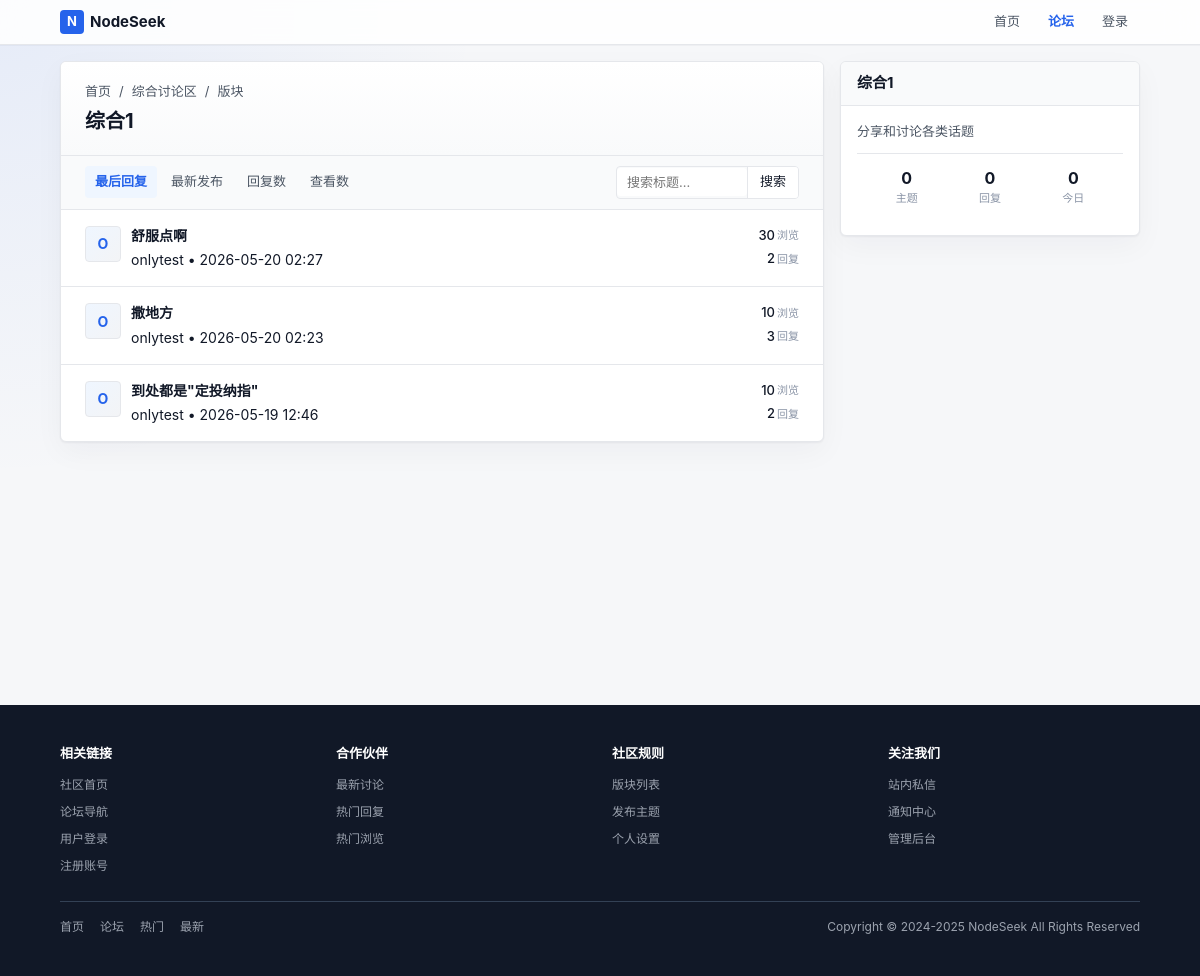
The app's page /index.php?c=forum&a=index&fid=4 with its own data.
### tables this page shows
CREATE TABLE next_forum (
        fid INTEGER PRIMARY KEY AUTOINCREMENT,
        up_fid INTEGER NOT NULL DEFAULT 0,
        name VARCHAR(50) NOT NULL DEFAULT '',
        status INTEGER NOT NULL DEFAULT 0,
        sort_order INTEGER NOT NULL DEFAULT 0,
        thread_num INTEGER NOT NULL DEFAULT 0,
        reply_num INTEGER NOT NULL DEFAULT 0,
        today_num INTEGER NOT NULL DEFAULT 0,
        today_time INTEGER NOT NULL DEFAULT 0,
        last_tid INTEGER NOT NULL DEFAULT 0,
        json_data TEXT NOT NULL
    );

CREATE TABLE next_thread (
        tid INTEGER PRIMARY KEY AUTOINCREMENT,
        fid INTEGER NOT NULL DEFAULT 0,
        pid INTEGER NOT NULL DEFAULT 0,
        typeid INTEGER NOT NULL DEFAULT 0,
        read_perm INTEGER NOT NULL DEFAULT 0,
        uid INTEGER NOT NULL DEFAULT 0,
        pm_uid INTEGER NOT NULL DEFAULT 0,
        subject VARCHAR(255) NOT NULL DEFAULT '',
        hash VARCHAR(255) NOT NULL DEFAULT '',
        dateline INTEGER NOT NULL DEFAULT 0,
        sort_order INTEGER NOT NULL DEFAULT 0,
        highlight INTEGER NOT NULL DEFAULT 0,
        digest INTEGER NOT NULL DEFAULT 0,
        closed INTEGER NOT NULL DEFAULT 0,
        reply_time INTEGER NOT NULL DEFAULT 0,
        reply_uid INTEGER NOT NULL DEFAULT 0,
        reply_num INTEGER NOT NULL DEFAULT 0,
        view_num INTEGER NOT NULL DEFAULT 0,
        fav_num INTEGER NOT NULL DEFAULT 0,
        log_num INTEGER NOT NULL DEFAULT 0
    );

CREATE TABLE next_member (
        uid INTEGER PRIMARY KEY AUTOINCREMENT,
        username VARCHAR(50) NOT NULL DEFAULT '',
        gid INTEGER NOT NULL DEFAULT 0,
        avatar INTEGER NOT NULL DEFAULT 0,
        password VARCHAR(255) NOT NULL DEFAULT '',
        auth_secret VARCHAR(50) NOT NULL DEFAULT '',
        auth_enabled INTEGER NOT NULL DEFAULT 0,
        notify_num INTEGER NOT NULL DEFAULT 0,
        credit INTEGER NOT NULL DEFAULT 0,
        reg_ip VARCHAR(50) NOT NULL DEFAULT '',
        reg_date INTEGER NOT NULL DEFAULT 0,
        last_ip VARCHAR(50) NOT NULL DEFAULT '',
        last_visit INTEGER NOT NULL DEFAULT 0,
        reply_time INTEGER NOT NULL DEFAULT 0,
        reply_num INTEGER NOT NULL DEFAULT 0,
        thread_num INTEGER NOT NULL DEFAULT 0,
        fav_num INTEGER NOT NULL DEFAULT 0,
        inbox_num INTEGER NOT NULL DEFAULT 0,
        outbox_num INTEGER NOT NULL DEFAULT 0,
        log_num INTEGER NOT NULL DEFAULT 0,
        email VARCHAR(80) NOT NULL DEFAULT '',
        email_status INTEGER NOT NULL DEFAULT 0,
        signin_time INTEGER NOT NULL DEFAULT 0,
        invisible INTEGER NOT NULL DEFAULT 0,
        timeoffset VARCHAR(10) NOT NULL DEFAULT '',
        search_time INTEGER NOT NULL DEFAULT 0,
        status INTEGER NOT NULL DEFAULT 0
    , json_data TEXT DEFAULT '{}');

### controllers/ForumController.php (called while the page is built, shortened)
<?php
class ForumController {
    public static function index(int $fid = 0): void {
        $forum = ForumModel::get($fid);
        if (!empty($forum['up_fid'])) {
            $parentForum = ForumModel::get($forum['up_fid']);
        }
        $page = isset($_GET['page']) ? (int)$_GET['page'] : 1;
        $order = isset($_GET['order']) ? $_GET['order'] : 'reply_time';
        $keyword = isset($_GET['keyword']) ? trim($_GET['keyword']) : '';
        $threads = ThreadModel::getThreads($fid, $page, $order, $keyword);
        if (!empty($threads)) {
            $uids = array_unique(array_column($threads, 'uid'));
            $users = MemberModel::getMembersByUids($uids);
        }
        Template::display('forum/index');
    }
}
?>

### index.php (called while the page is built, shortened)
<?php
require ROOT_PATH . '/lib/Autoloader.php';
$controller = isset($_GET['c']) ? $_GET['c'] : 'home';
$action = isset($_GET['a']) ? $_GET['a'] : 'index';
$controllerClass = 'Controllers\\' . ucfirst($controller) . 'Controller';
$params = [];
if (isset($_GET['fid'])) $params[] = (int)$_GET['fid'];
call_user_func_array([$controllerClass, $action], $params);
?>

### config/database.php (called while the page is built)
<?php
return [
    'default' => 'sqlite',
    'connections' => [
        'sqlite' => [
            'driver' => 'sqlite',
            'database' => ROOT_PATH . '/database/forum.db',
        ],
    ],
];

### lib/Database.php (called while the page is built, shortened)
<?php
class Database {
    private static ?Database $instance = null;
    private ?array $config = null;
    private function __construct() {
        $this->config = require ROOT_PATH . '/config/database.php';
    }
    public static function getInstance(): Database {
        if (self::$instance === null) {
            self::$instance = new self();
        }
        return self::$instance;
    }
    private function connect(): void {
        $default = $this->config['default'];
        $connection = $this->config['connections'][$default];
        if ($connection['driver'] === 'sqlite') {
            $this->connection = new PDO('sqlite:' . $connection['database']);
        }
    }
    private static function getConnection(): PDO {
        return self::getInstance()->connection;
    }
    public static function query(string $sql, array $params = []): PDOStatement {
        $stmt = self::getConnection()->prepare($sql);
        $stmt->execute($params);
        return $stmt;
    }
    public static function fetch(string $sql, array $params = []): ?array {
        $stmt = self::query($sql, $params);
        return $stmt->fetch(PDO::FETCH_ASSOC) ?: null;
    }
    public static function fetchAll(string $sql, array $params = []): array {
        $stmt = self::query($sql, $params);
        return $stmt->fetchAll(PDO::FETCH_ASSOC);
    }
}
?>

### models/ForumModel.php (called while the page is built, shortened)
<?php
class ForumModel {
    public static function get(int $fid): ?array {
        return Database::fetch("SELECT * FROM " . self::TABLE . " WHERE fid = ?", [$fid]);
    }
}
?>

### models/ThreadModel.php (called while the page is built, shortened)
<?php
class ThreadModel {
    public static function getThreads(int $fid, int $page = 1, string $order = 'reply_time', string $keyword = ''): array {
        $offset = ($page - 1) * 20;
        $orderMap = [
            'reply_time' => 'reply_time DESC',
            'dateline' => 'dateline DESC',
            'reply_num' => 'reply_num DESC',
            'view_num' => 'view_num DESC'
        ];
        $orderBy = isset($orderMap[$order]) ? $orderMap[$order] : 'reply_time DESC';
        return Database::fetchAll("SELECT * FROM " . self::TABLE . " WHERE fid = :fid ORDER BY $orderBy LIMIT 20 OFFSET :offset", ['fid' => $fid, 'offset' => $offset]);
    }
}
?>

### lib/Autoloader.php (called while the page is built, shortened)
<?php
class Autoloader {
    public static function load(string $class): void {
        [$namespace, $className] = explode('\\', $class, 2);
        $pathMap = [
            'Lib' => ROOT_PATH . '/lib/',
            'Models' => ROOT_PATH . '/models/',
            'Controllers' => ROOT_PATH . '/controllers/',
        ];
        if (isset($pathMap[$namespace])) {
            $path = $pathMap[$namespace] . $className . '.php';
        }
    }
}
?>

### models/MemberModel.php (called while the page is built, shortened)
<?php
class MemberModel {
    public static function getMembersByUids(array $uids): array {
        $uids = array_values(array_filter(array_unique($uids)));
        $placeholders = implode(',', array_fill(0, count($uids), '?'));
        $sql = "SELECT uid, username, avatar FROM " . self::TABLE . " WHERE uid IN ($placeholders)";
        $members = Database::fetchAll($sql, $uids);
        $result = [];
        foreach ($members as $member) {
            $result[$member['uid']] = $member;
        }
        return $result;
    }
}
?>

### templates/forum/index.php (the view, shortened to what this page needs)
<div class="grid grid-cols-3">
    <div class="main-content">
        <div class="card">
            <div class="thread-header">
                <div class="breadcrumb">
                    <a href="index.php">首页</a>
                    /
                    <?php if ($parentForum): ?>
                        <a href="index.php?c=forum&a=index&fid=<?php echo $parentForum['fid']; ?>"><?php echo htmlspecialchars($parentForum['name']); ?></a>
                        /
                    <?php endif; ?>
                    <a href="index.php?c=forum&a=index&fid=<?php echo $forum['fid']; ?>">版块</a>
                </div>
                <div class="thread-title-row">
                    <div class="flex items-center justify-between gap-md">
                        <h1><?php echo htmlspecialchars($forum['name']); ?></h1>
                    </div>
                </div>
            </div>
            <div class="toolbar">
                <div class="tabs hide-mobile">
                    <?php foreach ($orderOptions as $option): ?>
                        <a href="index.php?c=forum&a=index&fid=<?php echo $forum['fid']; ?>&order=<?php echo $option['value']; ?><?php echo !empty($keyword) ? '&keyword=' . urlencode($keyword) : ''; ?>"
                           class="tab <?php echo $order == $option['value'] ? 'active' : ''; ?>">
                            <?php echo $option['label']; ?>
                        </a>
                    <?php endforeach; ?>
                </div>
                <form action="index.php?c=forum&a=index&fid=<?php echo $forum['fid']; ?>" method="get" class="search-box hide-mobile">
                    <input type="text" name="keyword" placeholder="搜索标题..." value="<?php echo htmlspecialchars($keyword ?? ''); ?>">
                    <button type="submit" class="btn btn-search">搜索</button>
                </form>
            </div>
            <div class="post-list">
                <?php foreach ($threads as $thread): ?>
                    <?php $user = $users[$thread['uid']] ?? null; ?>
                    <div class="thread-item">
                        <div class="thread-avatar">
                            <div class="avatar">
                                <?php if ($user && !empty($user['avatar'])): ?>
                                    <img src="<?php echo htmlspecialchars($user['avatar']); ?>" alt="">
                                <?php else: ?>
                                    <?php echo strtoupper(substr($user['username'] ?? '?', 0, 1)); ?>
                                <?php endif; ?>
                            </div>
                        </div>
                        <div class="thread-content">
                            <div class="thread-title">
                                <a href="index.php?c=thread&a=index&tid=<?php echo $thread['tid']; ?>"><?php echo htmlspecialchars($thread['subject']); ?></a>
                            </div>
                            <div class="thread-meta">
                                <span><?php echo htmlspecialchars($user['username'] ?? '匿名'); ?></span>
                                <span class="separator">•</span>
                                <span><?php echo date('Y-m-d H:i', $thread['dateline']); ?></span>
                            </div>
                        </div>
                        <div class="thread-stats">
                            <div class="thread-stat">
                                <span class="thread-stat-value"><?php echo $thread['view_num']; ?></span>
                                <span class="thread-stat-label">浏览</span>
                            </div>
                            <div class="thread-stat">
                                <span class="thread-stat-value"><?php echo $thread['reply_num']; ?></span>
                                <span class="thread-stat-label">回复</span>
                            </div>
                        </div>
                    </div>
                <?php endforeach; ?>
            </div>
        </div>
    </div>
    <div class="sidebar">
        <div class="card">
            <div class="sidebar-header">
                <h3><?php echo htmlspecialchars($forum['name']); ?></h3>
            </div>
            <div class="sidebar-body">
                <p class="forum-desc"><?php echo htmlspecialchars($forum['description'] ?? '分享和讨论各类话题'); ?></p>
                <div class="user-stats">
                    <div class="user-stat">
                        <div class="user-stat-value"><?php echo $forum['thread_num']; ?></div>
                        <div class="user-stat-label">主题</div>
                    </div>
                    <div class="user-stat">
                        <div class="user-stat-value"><?php echo $forum['reply_num']; ?></div>
                        <div class="user-stat-label">回复</div>
                    </div>
                    <div class="user-stat">
                        <div class="user-stat-value"><?php echo $forum['today_num']; ?></div>
                        <div class="user-stat-label">今日</div>
                    </div>
                </div>
            </div>
        </div>
    </div>
</div>

### records on screen
next_forum: name "综合讨论区"
next_forum: name "综合1", thread_num "0", reply_num "0", today_num "0"
next_thread: uid.username "O", subject "舒服点啊", uid.username "onlytest", dateline "2026-05-20 02:27", view_num "30", reply_num "2"
next_thread: uid.username "O", subject "撒地方", uid.username "onlytest", dateline "2026-05-20 02:23", view_num "10", reply_num "3"
next_thread: uid.username "O", subject "到处都是\"定投纳指\"", uid.username "onlytest", dateline "2026-05-19 12:46", view_num "10", reply_num "2"

### other values on screen
$option['label'] "最后回复"
$option['label'] "最新发布"
$option['label'] "回复数"
$option['label'] "查看数"
$forum['description'] "分享和讨论各类话题"
